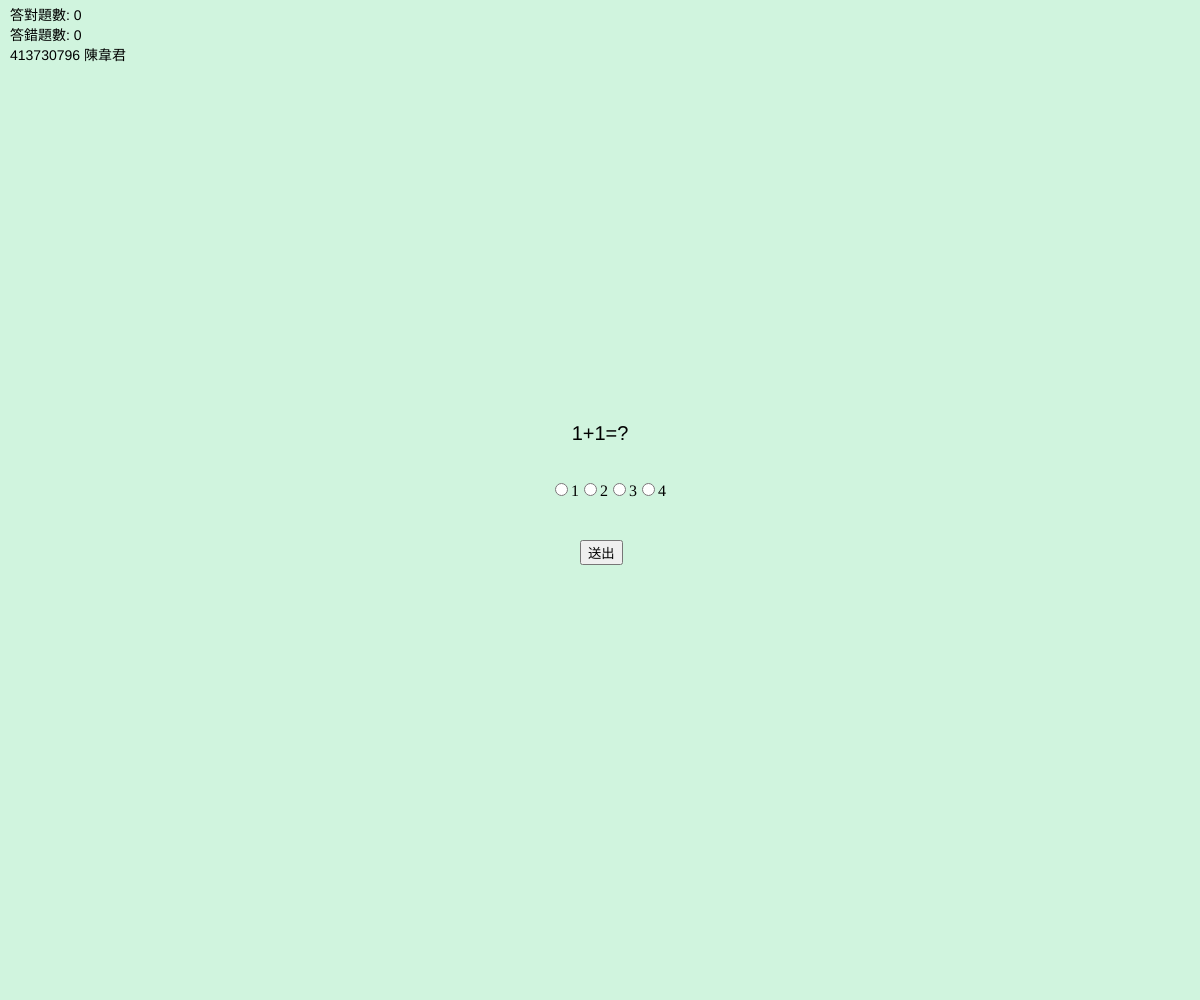
Frame 1 (no input)
Frame 60 (no input): identical to frame 1, image omitted
Frame 120 (the mouse pressed at the canvas centre since frame 60): identical to frame 1, image omitted

The p5.js sketch that drew this single still picture (run headless with seeded random() and noise() and a simulated clock; from frame 60 on, the mouse is pressed at the canvas centre):

// p5.js sketch
// ── sketch.js
let radio;
let submitButton;
let resultText = '';
let questionIndex = 0;
let correctCount = 0;
let incorrectCount = 0;

const questions = [
  { question: '1+1=?', options: ['1', '2', '3', '4'], correct: '2' },
  { question: '2+2=?', options: ['2', '3', '4', '5'], correct: '4' },
  { question: '3+3=?', options: ['5', '6', '7', '8'], correct: '6' },
  { question: '4+4=?', options: ['6', '7', '8', '9'], correct: '8' }
];

function setup() {
  createCanvas(windowWidth, windowHeight);
  
  // Create a radio button group
  radio = createRadio();
  updateQuestion();
  radio.position(width / 2 - 50, height / 2 - 20);
  
  // Create a submit button
  submitButton = createButton('送出');
  submitButton.position(width / 2 - 20, height / 2 + 40);
  submitButton.mousePressed(checkAnswer);
}

function draw() {
  background("#d0f4de");
  
  // Display the question text
  textAlign(CENTER);
  textSize(20);
  if (questionIndex < questions.length) {
    text(questions[questionIndex].question, width / 2, height / 2 - 60);
  } else {
    text("題目結束", width / 2, height / 2 - 60);
  }
  
  // Display the result text
  textSize(16);
  text(resultText, width / 2, height / 2 + 80);

  // Display the correct and incorrect counts
  textAlign(LEFT);
  textSize(14);
  text(`答對題數: ${correctCount}`, 10, 20);
  text(`答錯題數: ${incorrectCount}`, 10, 40);
  text(`413730796 陳韋君`, 10, 60);
}

function checkAnswer() {
  if (questionIndex < questions.length) {
    let selectedOption = radio.value();
    if (selectedOption === questions[questionIndex].correct) {
      resultText = '答對了！';
      correctCount++;
    } else {
      resultText = '答錯了！';
      incorrectCount++;
    }
    questionIndex++;
    if (questionIndex < questions.length) {
      updateQuestion();
    } else {
      radio.remove();
      submitButton.remove();
    }
  }
}

function updateQuestion() {
  radio.html('');
  questions[questionIndex].options.forEach(option => {
    radio.option(option);
  });
}
